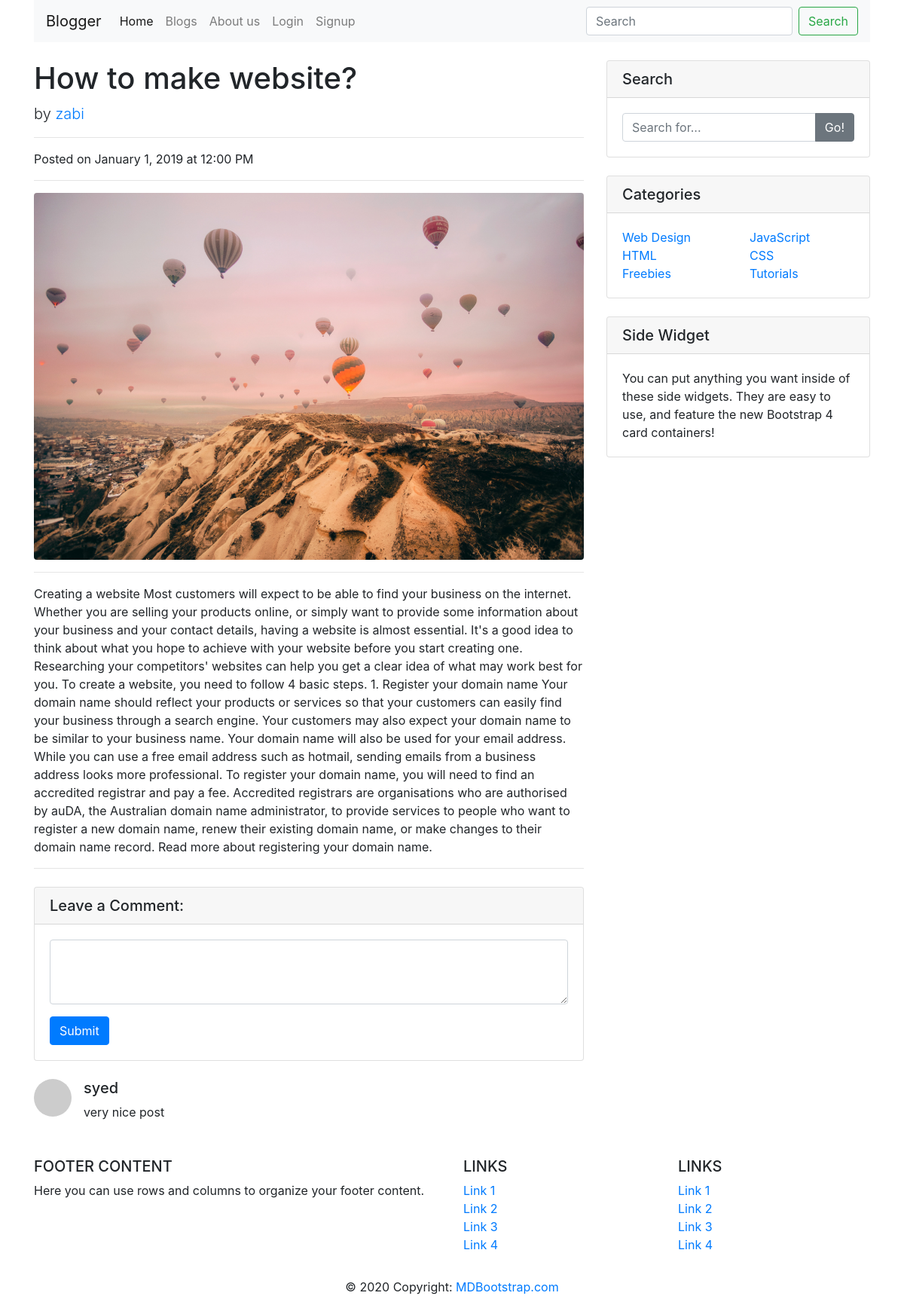
Page /Blogs/1/How-to-make-website on the committed database.
### blogcontent/models.py (models this page shows)
class post(models.Model):
    title= models.CharField(max_length = 150)
    content= models.TextField()
    img=models.ImageField()
    slug=models.SlugField(max_length = 50)
    category=models.ForeignKey(Category,on_delete=models.CASCADE)
    author=models.ForeignKey(User, on_delete=models.CASCADE)

class comments(models.Model):
    name=models.ForeignKey(User, on_delete=models.CASCADE)
    comment=models.TextField()

### blogcontent/views.py (the view)
# urls.py: path('Blogs/<int:id>/<str:slug>',views.blogs),
def blogs(request,id,slug):
    Post=post.objects.filter(slug=slug).first()
    com=comments.objects.filter(id=id)
    context={
   'Post':Post,
   'com':com,
    }
    return render(request,'post.html',context)

### templates/post.html (shortened to what this page needs)
{% extends 'base.html' %}
{% block body %}
  <div class="container">
    <div class="row">
      <div class="col-lg-8">
        <h1 class="mt-4">{{Post.title}}</h1>
        <p class="lead">
          by
          <a href="#">{{Post.author}}</a>
        </p>
        <hr>
        <p>Posted on January 1, 2019 at 12:00 PM</p>
        <hr>
        <img class="img-fluid rounded" src="{{Post.img.url}}" alt="">
        <hr>
        {{Post.content}}
        <hr>
        <div class="card my-4">
          <h5 class="card-header">Leave a Comment:</h5>
          <div class="card-body">
            <form method="post" action="/">
              <div class="form-group">
                <textarea class="form-control" rows="3" name="comment"></textarea>
              </div>
              <button type="submit" class="btn btn-primary">Submit</button>
            </form>
          </div>
        </div>
        {% for c in com %}
        <div class="media mb-4">
          <img class="d-flex mr-3 rounded-circle" src="http://placehold.it/50x50" alt="">
          <div class="media-body">
            <h5 class="mt-0">{{c.name}}</h5>
            {{c.comment}}
          </div>
        </div>
{% endfor %}
      </div>
      <div class="col-md-4">
        <div class="card my-4">
          <h5 class="card-header">Search</h5>
          <div class="card-body">
            <div class="input-group">
              <input type="text" class="form-control" placeholder="Search for...">
              <span class="input-group-append">
                <button class="btn btn-secondary" type="button">Go!</button>
              </span>
            </div>
          </div>
        </div>
        <div class="card my-4">
          <h5 class="card-header">Categories</h5>
          <div class="card-body">
            <div class="row">
              <div class="col-lg-6">
                <ul class="list-unstyled mb-0">
                  <li>
                    <a href="#">Web Design</a>
                  </li>
                  <li>
                    <a href="#">HTML</a>
                  </li>
                  <li>
                    <a href="#">Freebies</a>
                  </li>
                </ul>
              </div>
              <div class="col-lg-6">
                <ul class="list-unstyled mb-0">
                  <li>
                    <a href="#">JavaScript</a>
                  </li>
                  <li>
                    <a href="#">CSS</a>
                  </li>
                  <li>
                    <a href="#">Tutorials</a>
                  </li>
                </ul>
              </div>
            </div>
          </div>
        </div>
        <div class="card my-4">
          <h5 class="card-header">Side Widget</h5>
          <div class="card-body">
            You can put anything you want inside of these side widgets. They are easy to use, and feature the new Bootstrap 4 card containers!
          </div>
        </div>
      </div>
    </div>
  </div>
{% endblock body %}

### rows in the picture
post: title "How to make website?", author "zabi", img (picture), content "Creating a website Most customers will expect to be able to find your business on the internet. Whether you are selling your products online, or simply want to provide some information about your business and your contact details, having a website is almost essential. It's a good idea to think about what you hope to achieve with your website before you start creating one. Researching your competitors' websites can help you get a clear idea of what may work best for you. To create a website, you need to follow 4 basic steps. 1. Register your domain name Your domain name should reflect your products or services so that your customers can easily find your business through a search engine. Your…"
comments: name "syed", comment "very nice post"
